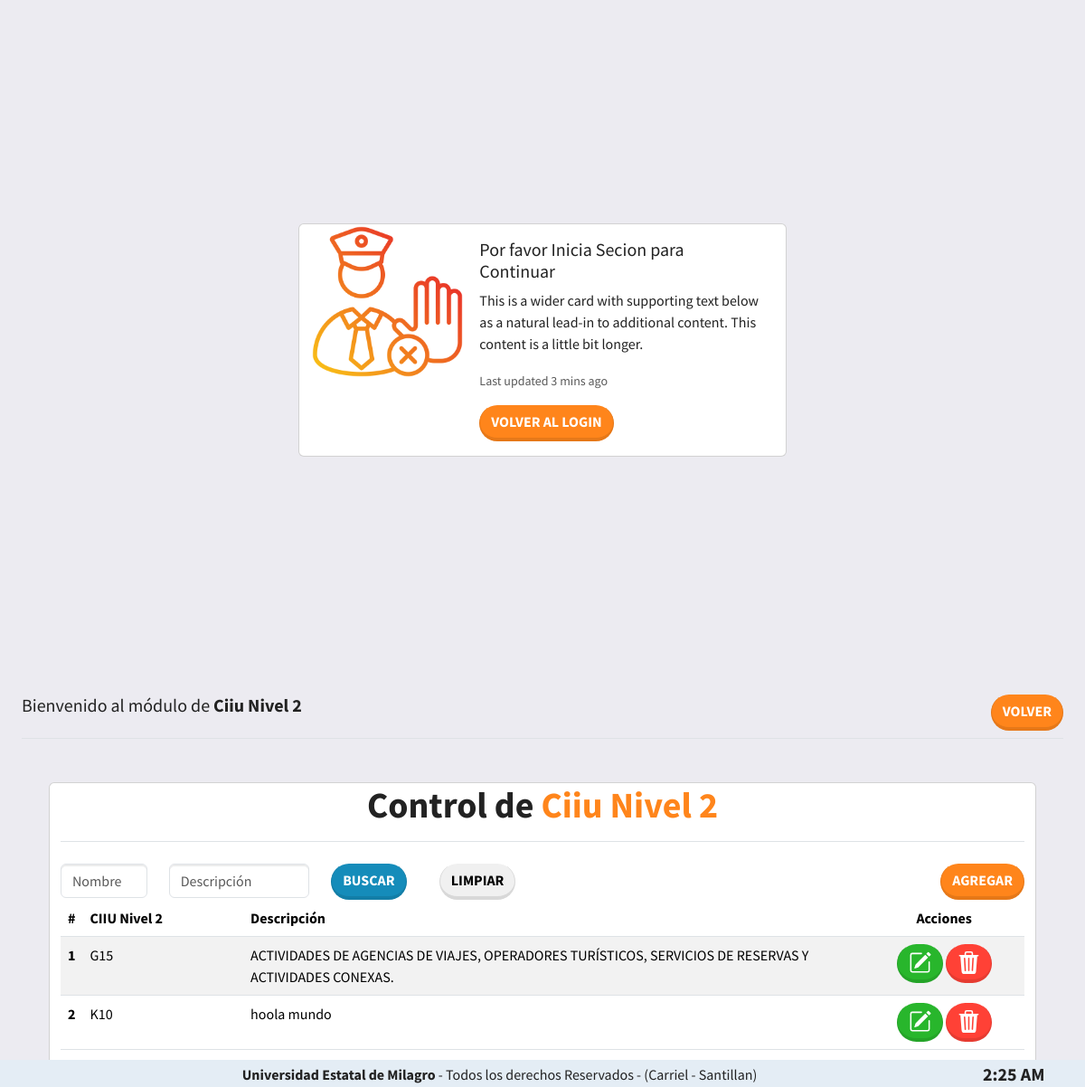
/lista_ciiu_nivel2 (signed in), run on the app's committed database.
### Apps/App_Principal/models.py (models this page shows, shortened)
class Ciiu_nivel2(models.Model):
    ciiu=models.CharField(max_length=5,blank=False, null=True)
    descripcion=models.TextField(max_length=500,blank=False, null=True)
    class Meta:
        verbose_name = "Ciiu Nivel 2"
        verbose_name_plural = "Ciiu's Nivel 2"
        ordering = ['ciiu']

### Apps/App_Admin/views.py (the view)
# urls.py: path('lista_ciiu_nivel2', Lista_Ciiu_Nivel2.as_view(), name="lista_ciiu_nivel2"),
class Lista_Ciiu_Nivel2(ListView):
    template_name = 'administrador/ciiu/ciiu_nivel2/lista_ciiu_nivel2.html'
    context_object_name = 'ciiu_nivel2'
    model = Ciiu_nivel2
    def get_queryset(self):
        queryset = super().get_queryset()
        nombres = self.request.GET.get('nombres')
        descripcion = self.request.GET.get('descripcion')
        if nombres:
            queryset = queryset.filter(ciiu__contains=nombres)
        if descripcion:
            queryset = queryset.filter(descripcion__contains=descripcion)
        return queryset
    def get_context_data(self, **kwargs):
        context = super().get_context_data(**kwargs)
        context['voler_login'] = 'login_admin'
        context['titulo'] = 'Ciiu Nivel 2'
        context['rol'] = 'administrador'
        context['nuevo'] = 'nuevo_ciiu_nivel2'
        context['volver'] = 'inicio_ciiu'
        context['query'] = self.request.GET.get("query") or ""
        return context

### Apps/App_Principal/templates/administrador/ciiu/ciiu_nivel2/lista_ciiu_nivel2.html (shortened to what this page needs)
{% extends 'lista.html' %}
{% load static %}
{% block tabla %}
	<form method="get">
		<div class="col">
			<div class="d-flex justify-content-end">
				<div class="row me-auto">
					<div class="col-2">
						<input type="text" name="nombres" class="form-control" placeholder="Nombre" value=
								"{{ request.GET.nombres }}">
					</div>
					<div class="col-3">
						<input type="text" name="descripcion" class="form-control" placeholder="Descripción" value=
								"{{ request.GET.descripcion }}">
					</div>
					<div class="col-2">
						<button type="submit" class="btn btn-primary rounded-pill">Buscar</button>
					</div>
					<div class="col-2">
						<a type="button" href="{% url 'lista_ciiu_nivel2' %}"
						   class="btn btn-secondary rounded-pill">Limpiar</a>
					</div>
				</div>
				<a class="btn btn-warning rounded-pill float-end" href="{{ nuevo }}">Agregar</a>
			</div>
		</div>
	</form>
	<table class="table table-striped">
		<thead>
		<tr>
			<th scope="col">#</th>
			<th class="col-2">CIIU Nivel 2</th>
			<th class="col">Descripción</th>
			<th class="text-center col-2">Acciones</th>
		</tr>
		</thead>
		<tbody>
		{% for object in ciiu_nivel2 %}
			<tr>
				<th>{{ forloop.counter }}</th>
				<td>{{ object.ciiu }}</td>
				<td>{{ object.descripcion }}</td>
				<td class="text-center">
					<a class="btn btn-success rounded-pill" href="{% url 'modificar_ciiu_nivel2' object.id %}">
					</a>
					<a class="btn btn-danger rounded-pill" href="{% url 'eliminar_ciiu_nivel2' object.id %}">
					</a>
				</td>
			</tr>
		{% endfor %}
		</tbody>
	</table>
{% endblock %}

### static/css/estilos.css (style rules this page uses)
body { background-color: #ecebf1; }

### data on the page
Ciiu_nivel2: ciiu "G15", descripcion "ACTIVIDADES DE AGENCIAS DE VIAJES, OPERADORES TURÍSTICOS, SERVICIOS DE RESERVAS Y ACTIVIDADES CONEXAS."
Ciiu_nivel2: ciiu "K10", descripcion "hoola mundo"

### other printed values
{{ titulo }} "Ciiu Nivel 2"
